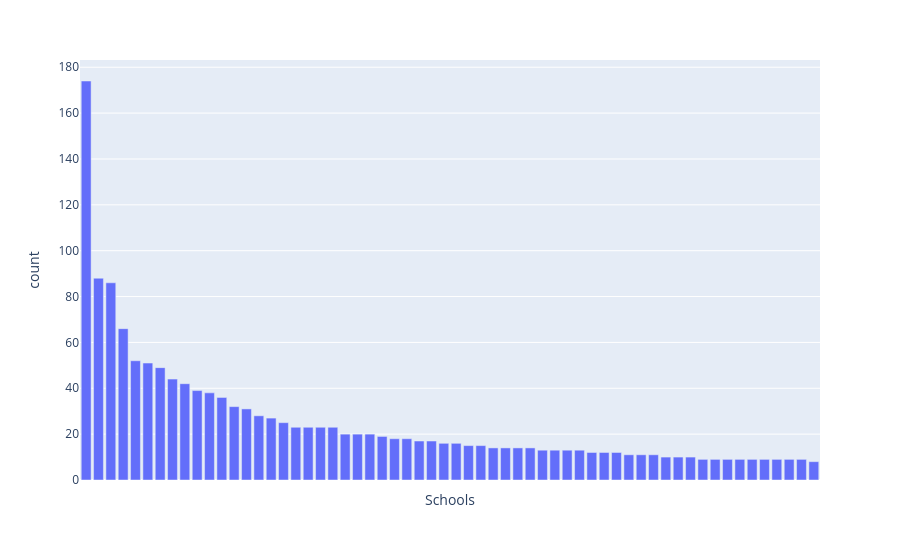

The notebook cell saved with this chart:
### Markdown cell above
## Displaying data

### Code cell
fig = px.bar(sorted_schools[:60], x="school", y="count", labels={'school':'Schools'})
fig.update_xaxes(showticklabels=False) # we hide x labels because it takes too much room. We can see school names by hovering bars
fig.show()

### Figure 1 — Plotly figure (JSON) as saved in the notebook; plotly's stock layout.template omitted (floating-point values rounded to 4 significant figures)
{"data": [{"alignmentgroup": "True", "hovertemplate": "Schools=%{x}<br>count=%{y}<extra></extra>", "legendgroup": "", "marker": {"color": "#636efa", "pattern": {"shape": ""}}, "name": "", "offsetgroup": "", "orientation": "v", "showlegend": false, "textposition": "auto", "type": "bar", "x": ["École Polytechnique", "CentraleSupélec", "Pierre and Marie Curie University", "Université Paris Dauphine - PSL", "Université Paris Cité", "University of Cambridge", "ENSAE Paris", "University of Oxford", "Peking University", "Sorbonne Université", "Imperial College London", "Université Paris-Saclay", "University of Paris I: Panthéon-Sorbonne", "Tsinghua University", "Ecole normale supérieure", "Lycée Louis-le-Grand", "Columbia University", "HEC Paris", "École normale supérieure Paris-Saclay", "Shanghai Jiao Tong University", "Ecole des Ponts ParisTech", "Paris-Sud University (Paris XI)", "ENSTA Paris", "Princeton University", "Télécom Paris", "National School of Computer Science and Applied Mathematics of Grenoble", "Massachusetts Institute of Technology", "University of California, Berkeley", "Stanford University", "École Normale Supérieure Paris-Saclay", "ESILV - Ecole Supérieure d'Ingénieurs Léonard de Vinci", "Institut Polytechnique de Paris", "Fudan University", "EPFL", "Lycée Sainte-Geneviève", "Lomonosov Moscow State University (MSU)", "Lycée du Parc", "Carnegie Mellon University", "Cornell University", "UCL", "National University of Singapore", "University of Illinois Urbana-Champaign", "The London School of Economics and Political Science (LSE)", "Lycée Henri IV", "Aix-Marseille University", "New York University", "Zhejiang University", "ETH Zürich", "University of Chicago", "University of Warwick", "Nanjing University", "Lycée Janson-de-Sailly", "Ecole centrale de Lyon", "École des Mines de Saint-Étienne", "University of Science and Technology of China", "ESCP Business School", "Grenoble IAE", "University of California, Berkeley, Haas School of Business", "CFA Institute", "Ecole Nationale des Ponts et Chaussées"], "xaxis": "x", "y": [174, 88, 86, 66, 52, 51, 49, 44, 42, 39, 38, 36, 32, 31, 28, 27, 25, 23, 23, 23, 23, 20, 20, 20, 19, 18, 18, 17, 17, 16, 16, 15, 15, 14, 14, 14, 14, 13, 13, 13, 13, 12, 12, 12, 11, 11, 11, 10, 10, 10, 9, 9, 9, 9, 9, 9, 9, 9, 9, 8], "yaxis": "y"}], "layout": {"barmode": "relative", "legend": {"tracegroupgap": 0}, "margin": {"t": 60}, "xaxis": {"anchor": "y", "domain": [0, 1], "showticklabels": false, "title": {"text": "Schools"}}, "yaxis": {"anchor": "x", "domain": [0, 1], "title": {"text": "count"}}}}
